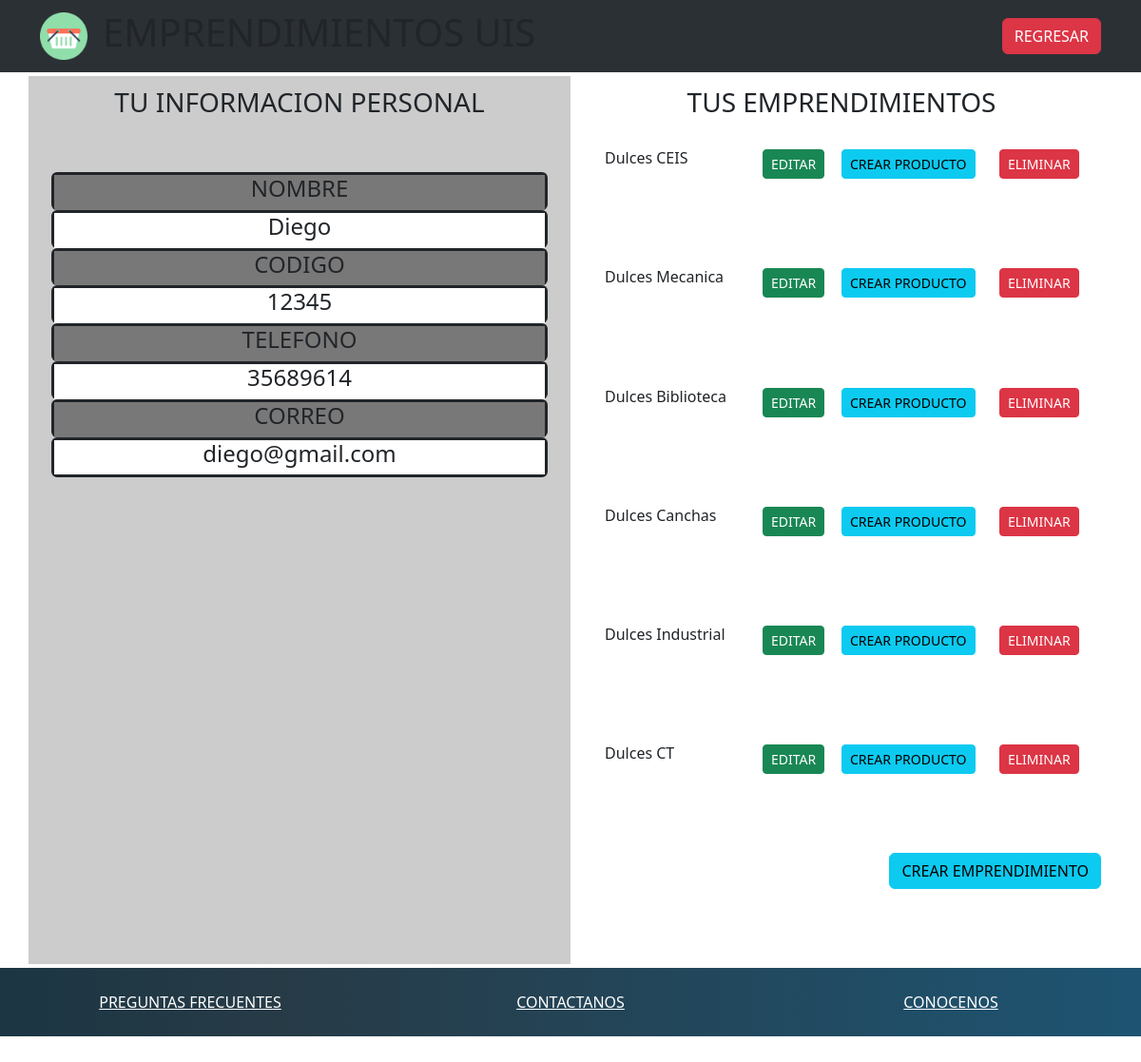
Screenshot of /perfil/12345 with the database file from the repository.
### social/models.py (models this page shows, shortened)
class Cliente(models.Model):
    codigo=models.IntegerField(primary_key=True)
    nombre=models.CharField(max_length=30)
    telefono=models.CharField(max_length=10)
    correo=models.CharField(max_length=50)
    password=models.CharField(max_length=20)

class Emprendimiento(models.Model):
    codigo=models.IntegerField(primary_key=True)
    nombre=models.CharField(max_length=30)
    descripcion=models.CharField(max_length=100)
    direccion=models.CharField(max_length=15)
    contacto=models.CharField(max_length=10)
    horario=models.CharField(max_length=30)
    cliente=models.ForeignKey(Cliente, on_delete=models.CASCADE,null=True)

### social/views.py (the view)
# urls.py: path('perfil/<codigo>', views.perfil),
def perfil(request,codigo):
    emprendimientos = Emprendimiento.objects.all()
    cliente = Cliente.objects.get(codigo=codigo)
    contexto = {"emprendimiento":emprendimientos,"cliente":cliente}
    return render(request, "perfil.html",contexto)

### social/templates/perfil.html (shortened to what this page needs)
<!doctype html>
{% load static %}
<html lang="en">
  <head>
    <link href="https://cdn.jsdelivr.net/npm/bootstrap@5.3.0-alpha1/dist/css/bootstrap.min.css" rel="stylesheet">
    <link rel="stylesheet" href="{% static 'css/index.css' %}">
  </head>
  <body class="d-flex flex-column min-vh-100">
    <div class="card-header">
      <nav id="header" class="navbar navbar-expand-lg bg-body-tertiary" data-bs-theme="dark">
          <div class="container">
            <a class="navbar-brand" href="#">
                  <img src="{% static 'imagenes/cesta.png' %}" alt="logo">
            </a>
            <div class="collapse navbar-collapse" id="navbarSupportedContent">
              <ul class="navbar-nav me-auto mb-2 mb-lg-0">
                <li class="nav-item">
                  <h1>EMPRENDIMIENTOS UIS</h1>
                </li>
              </ul>
              <div class="d-grid gap-2 d-md-flex justify-content-md-end">
                  <a class="btn btn-danger" href="/principal/{{cliente.codigo}}" role="button">REGRESAR</a>
              </div>
            </div>
          </div>
      </nav>
      </div>
      <section class="container pb-1 pt-1">
          <div class="row">
              <div id="filtros" class="col-12 col-lg-6" style="background-color:#ccc">
                  <div class="short-div align-center"><h3 class="text-center">TU INFORMACION PERSONAL</h3></div>
                  <div class="container">
                    <div id="main" class="container">
                        <br><br>
                        <div class="row border border-dark border-3 rounded border-bottom-0">
                            <div class="col-12" style="background-color:#797878"><h4 class="text-center">NOMBRE</h4></div>
                        </div>
                        <div class="row border border-dark border-3 rounded border-bottom-0">
                            <div class="col-12" style="background-color:#ffffff"><h4 class="text-center">{{cliente.nombre}}</h4></div>
                        </div>
                        <div class="row border border-dark border-3 rounded border-bottom-0">
                            <div class="col-12" style="background-color:#797878"><h4 class="text-center">CODIGO</h4></div>
                        </div>
                        <div class="row border border-dark border-3 rounded border-bottom-0">
                            <div class="col-12" style="background-color:#ffffff"><h4 class="text-center">{{cliente.codigo}}</h4></div>
                        </div>
                        <div class="row border border-dark border-3 rounded border-bottom-0">
                            <div class="col-12" style="background-color:#797878"><h4 class="text-center">TELEFONO</h4></div>
                        </div>
                        <div class="row border border-dark border-3 rounded border-bottom-0">
                            <div class="col-12" style="background-color:#ffffff"><h4 class="text-center">{{cliente.telefono}}</h4></div>
                        </div>
                        <div class="row border border-dark border-3 rounded border-bottom-0">
                            <div class="col-12" style="background-color:#797878"><h4 class="text-center">CORREO</h4></div>
                        </div>
                        <div class="row border border-dark border-3 rounded">
                            <div class="col-12" style="background-color:#ffffff"><h4 class="text-center">{{cliente.correo}}</h4></div>
                        </div>
                    </div>
                  </div>
              </div>
              <div id="cuerpo" class="col-12 col-lg-6">
                  <h3 class="text-center">TUS EMPRENDIMIENTOS</h3>
                  <br>
                  <div class="container">
                  <div class="container">
                  <div class="row overflow-auto" style="height: 65vh; ">
                  {% for c in emprendimiento %}
                  {% if c.cliente.codigo == cliente.codigo  %}
                    <div id="emprend" class="row">
                    <div class="col-lg-4" style="height: 6vh;"><H6>{{c.nombre}}</H6></div>
                    <div class="col-lg-2" style="height: 6vh;"><a class="btn btn-success btn-sm" href="/editarEmprendimiento/{{c.codigo}}/{{cliente.codigo}}" role="button">EDITAR</a></div>
                    <div class="col-lg-4" style="height: 6vh;"><a class="btn btn-info btn-sm" href="/ircrearproducto/{{c.codigo}}" role="button">CREAR PRODUCTO</a></div>
                    <div class="col-lg-2 " style="height: 6vh;"><a class="btn btn-danger btn-sm" href="/eliminarEmprendimiento/{{c.codigo}}" role="button">ELIMINAR</a></div>
                    </div>
                  {% endif %}
                  {% endfor %}
                  </div>
                  </div>
          </div>
          <div class="d-grid gap-2 d-md-flex justify-content-md-end">
             <a class="btn btn-info" href="/irCrearEmprendimiento/{{cliente.codigo}}" role="button">CREAR EMPRENDIMIENTO</a>
        </div>
              </div>
          </div>
      </section>
        <footer id="footer" class="pb-4 pt-4">
            <div class="container-fluid">
                <div class="row text-center">
                    <div class="col-12 col-lg">
                        <a href="#">PREGUNTAS FRECUENTES</a>
                    </div>
                    <div class="col-12 col-lg">
                        <a href="#">CONTACTANOS</a>
                    </div>
                    <div class="col-12 col-lg">
                        <a href="#">CONOCENOS</a>
                    </div>
                </div>
            </div>
        </footer>
  </body>
</html>

### social/static/css/index.css (style rules this page uses)
#footer { background: linear-gradient(90deg, #1c3643, #273b47 25%, #1e5472); }
#footer a { color: white; }
#header img { width: 50px; }
#filtros { padding-top: 1vh; height: 82vh; }
#cuerpo { padding-top: 1vh; height: 82vh; }
#emprend div { height: 4vh; }
#emprend { padding-bottom: 5vh; }

### rows the page displays
Cliente: nombre "Diego", codigo "12345", telefono "35689614", correo "diego@gmail.com"
Emprendimiento: nombre "Dulces CEIS"
Emprendimiento: nombre "Dulces Mecanica"
Emprendimiento: nombre "Dulces Biblioteca"
Emprendimiento: nombre "Dulces Canchas"
Emprendimiento: nombre "Dulces Industrial"
Emprendimiento: nombre "Dulces CT"
